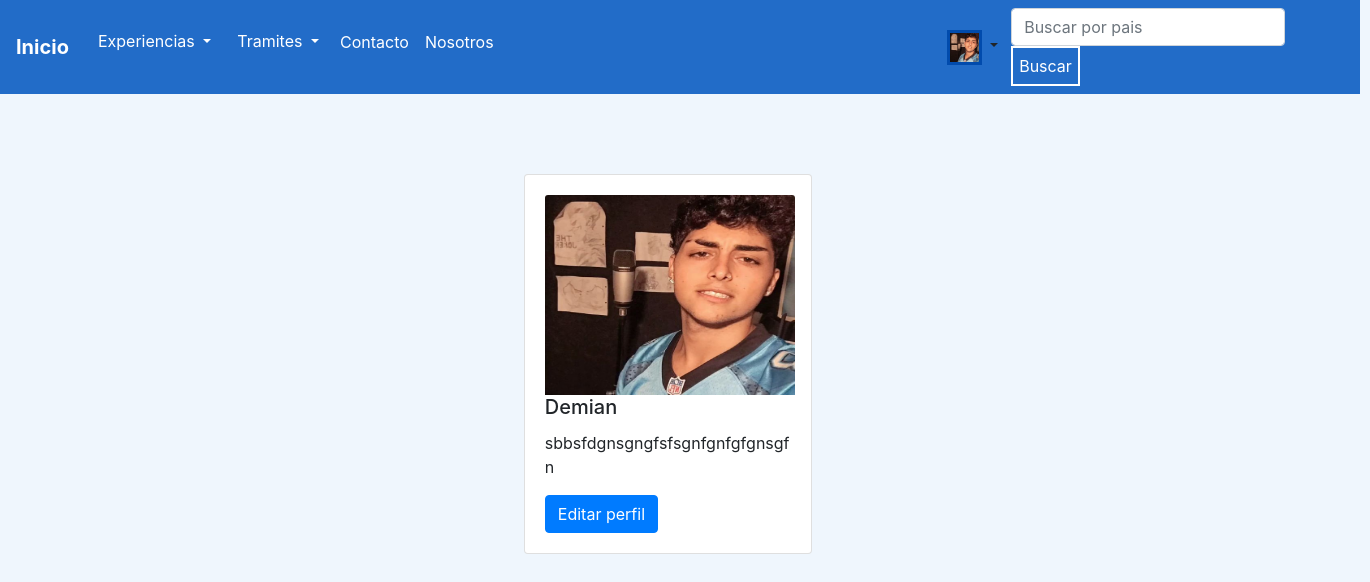
The app's page /Perfil/6/ with its own data.
### cuenta/models.py (models this page shows)
class User(AbstractUser):
    descripcion = models.CharField(max_length=100)
    telefono = models.IntegerField(null = Value)
    redes_sociales = models.CharField(max_length=100, null = Value)
    image = models.ImageField(upload_to = 'imagenes_User/', blank=True, null=True )

### cuenta/views.py (the view, shortened to what this page needs)
# urls.py: path("Perfil/<int:pk>/",Perfil.as_view() , name="Perfil"),
class Perfil(DetailView):
    model = User
    template_name= 'registro/perfil.html'

### templates/registro/perfil.html (shortened to what this page needs)
{% extends 'base.html' %}
{% block contenido %}
<div class="d-flex" style="margin-top:5rem; margin-left:7rem">
    <div class="card" style="width: 18rem; margin-left: 33%;">
        <div class="card-body">
            {% if object.image %}
            <img src="{{object.image.url}}" style="min-width: 250px; min-height:200px;max-width: 2000px; max-height:200px;" class="card-img-top" >
            {% endif %}
            <h5 class="card-title">{{object.username}}</h5>
            <p class="card-text">{{object.descripcion}}</p>
            <a href="/editarPerfil/{{object.id}}/" class="btn btn-primary">Editar perfil</a>
        </div>
    </div>
</div>
{% endblock %}

### templates/base.html (shortened to what this page needs)
<!DOCTYPE html>
<html lang="en">
<head>
    {% load static %}
    <link rel="stylesheet" href="https://cdn.jsdelivr.net/npm/bootstrap@4.6.1/dist/css/bootstrap.min.css"
>
        <link rel="stylesheet"  href="{% static 'blog_viaje-GomezMogniLavezzo/styles.css' %}" type="text/css">
</head>
<header>
    <nav class="navbar navbar-expand-lg navbar "  >
        <a class="navbar-brand text-white" href="/"><b>Inicio </b></a>
        <div class="collapse navbar-collapse" id="navbarSupportedContent">
            <ul class="navbar-nav mr-auto">
                <li class="nav-item" >
                    <div class="btn-group"  >
                        <button type="button" class="btn dropdown-toggle text-white " data-toggle="dropdown" aria-expanded="false" >
                            Experiencias
                        </button>
                </li>
                <li class="nav-item" >
                    <div class="btn-group"  >
                        <button type="button" class="btn dropdown-toggle text-white " data-toggle="dropdown" aria-expanded="false" >
                            Tramites
                        </button>
                </li>
                <li class="nav-item">
                    <a class="nav-link text-white" href="/contacto/">Contacto</a>
                </li>
                <li class="nav-item" >
                    <a class="nav-link text-white" href="/nosotros/">Nosotros</a>
                </li>
                {% if user.is_authenticated %}
                    <div class="btn-group" style="margin-left:27rem ;">
                        <button type="button" class="btn  dropdown-toggle" data-toggle="dropdown" aria-expanded="false" >
                            {% if user.image %}
                               <img src="{{user.image.url}}" width="35px" height="35px" style=" margin-top:2.5%;border-style: solid; border-color: rgb(1, 75, 173);  ">
                            {% else %}
                               <img src="\media\imagenes_User\usuariodefault.jpg" width="35px" height="35px" style=" margin-top:2.5%;border-style: solid; border-color: rgb(1, 75, 173);  ">
                            {% endif %}
                        </button>
                {% endif %}
            </ul>
            <form class="form-inline my-2 my-lg-0" action ="/search_experiencias_view/" method = "GET" style="margin-right: 4%;">
                <input  class="form-control mr-sm-2" type="text" placeholder="Buscar por pais" aria-label="Search" name = 'search'>
                <button class="BotonBuscador " type="submit">Buscar</button>
            </form>
        </div>
    </nav>
</header>
<body >
{% block contenido %}
{% endblock %}
</body>
</html>

### static/blog_viaje-GomezMogniLavezzo/styles.css (style rules this page uses)
html { height: 100%; }
body { background-color: rgb(239, 246, 253); max-width: 1360px; position: absolute; }
header { width: 1360px; background-color: rgb(34, 108, 200); height: 10%; max-height: 10%; display: block; }
.BotonBuscador { padding: 6px ; background-color: rgb(34, 108, 200); color: rgb(255, 255, 255); border-color:rgb(255, 255, 255); border-style:solid; }

### records on screen
User: image (picture), username "Demian", descripcion "sbbsfdgnsgngfsfsgnfgnfgfgnsgfn"
